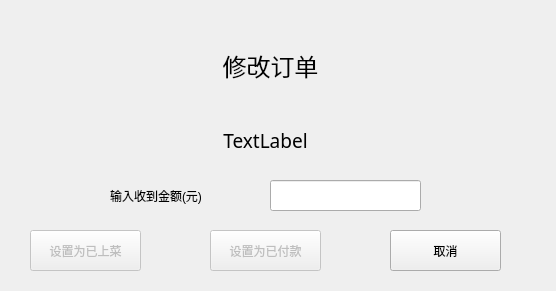
<?xml version="1.0" encoding="UTF-8"?>
<ui version="4.0">
 <class>mod_order</class>
 <widget class="QWidget" name="mod_order">
  <property name="geometry">
   <rect>
    <x>0</x>
    <y>0</y>
    <width>556</width>
    <height>291</height>
   </rect>
  </property>
  <property name="sizePolicy">
   <sizepolicy hsizetype="Fixed" vsizetype="Fixed">
    <horstretch>0</horstretch>
    <verstretch>0</verstretch>
   </sizepolicy>
  </property>
  <property name="minimumSize">
   <size>
    <width>556</width>
    <height>291</height>
   </size>
  </property>
  <property name="maximumSize">
   <size>
    <width>556</width>
    <height>291</height>
   </size>
  </property>
  <property name="windowTitle">
   <string>修改订单</string>
  </property>
  <widget class="QLabel" name="label">
   <property name="geometry">
    <rect>
     <x>200</x>
     <y>40</y>
     <width>141</width>
     <height>51</height>
    </rect>
   </property>
   <property name="font">
    <font>
     <family>微软雅黑</family>
     <pointsize>18</pointsize>
    </font>
   </property>
   <property name="text">
    <string>修改订单</string>
   </property>
   <property name="alignment">
    <set>Qt::AlignCenter</set>
   </property>
  </widget>
  <widget class="QLineEdit" name="lineEdit">
   <property name="geometry">
    <rect>
     <x>270</x>
     <y>180</y>
     <width>151</width>
     <height>31</height>
    </rect>
   </property>
  </widget>
  <widget class="QLabel" name="label_2">
   <property name="geometry">
    <rect>
     <x>110</x>
     <y>180</y>
     <width>131</width>
     <height>31</height>
    </rect>
   </property>
   <property name="text">
    <string>输入收到金额(元)</string>
   </property>
  </widget>
  <widget class="QPushButton" name="serve">
   <property name="enabled">
    <bool>false</bool>
   </property>
   <property name="geometry">
    <rect>
     <x>30</x>
     <y>230</y>
     <width>111</width>
     <height>41</height>
    </rect>
   </property>
   <property name="text">
    <string>设置为已上菜</string>
   </property>
  </widget>
  <widget class="QPushButton" name="receivedMoney">
   <property name="enabled">
    <bool>false</bool>
   </property>
   <property name="geometry">
    <rect>
     <x>210</x>
     <y>230</y>
     <width>111</width>
     <height>41</height>
    </rect>
   </property>
   <property name="text">
    <string>设置为已付款</string>
   </property>
  </widget>
  <widget class="QPushButton" name="_back">
   <property name="enabled">
    <bool>true</bool>
   </property>
   <property name="geometry">
    <rect>
     <x>390</x>
     <y>230</y>
     <width>111</width>
     <height>41</height>
    </rect>
   </property>
   <property name="text">
    <string>取消</string>
   </property>
  </widget>
  <widget class="QLabel" name="total">
   <property name="geometry">
    <rect>
     <x>140</x>
     <y>120</y>
     <width>251</width>
     <height>41</height>
    </rect>
   </property>
   <property name="font">
    <font>
     <family>宋体</family>
     <pointsize>14</pointsize>
    </font>
   </property>
   <property name="text">
    <string>TextLabel</string>
   </property>
   <property name="scaledContents">
    <bool>true</bool>
   </property>
   <property name="alignment">
    <set>Qt::AlignCenter</set>
   </property>
  </widget>
 </widget>
 <resources/>
 <connections/>
</ui>
